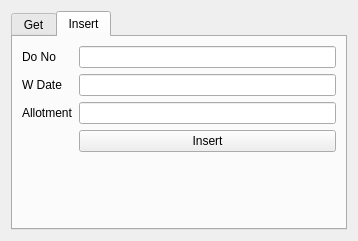
<?xml version="1.0" encoding="UTF-8"?>
<ui version="4.0">
 <class>AllotmentManager</class>
 <widget class="QDialog" name="AllotmentManager">
  <property name="geometry">
   <rect>
    <x>0</x>
    <y>0</y>
    <width>358</width>
    <height>241</height>
   </rect>
  </property>
  <property name="windowTitle">
   <string>Dialog</string>
  </property>
  <layout class="QGridLayout" name="gridLayout">
   <item row="0" column="1">
    <widget class="QTabWidget" name="tabWidget">
     <property name="currentIndex">
      <number>1</number>
     </property>
     <widget class="QWidget" name="get">
      <attribute name="title">
       <string>Get</string>
      </attribute>
      <layout class="QGridLayout" name="gridLayout_2">
       <item row="0" column="0">
        <layout class="QFormLayout" name="get_form">
         <item row="0" column="0">
          <widget class="QLabel" name="doNoLabel">
           <property name="text">
            <string>Do No</string>
           </property>
          </widget>
         </item>
         <item row="0" column="1">
          <widget class="QLineEdit" name="doNoLineEdit"/>
         </item>
         <item row="2" column="0">
          <widget class="QLabel" name="wDateLabel">
           <property name="text">
            <string>W Date</string>
           </property>
          </widget>
         </item>
         <item row="2" column="1">
          <widget class="QLineEdit" name="wDateLineEdit"/>
         </item>
         <item row="3" column="0">
          <widget class="QLabel" name="allotmentLabel">
           <property name="text">
            <string>Allotment</string>
           </property>
          </widget>
         </item>
         <item row="3" column="1">
          <widget class="QLineEdit" name="allotmentLineEdit"/>
         </item>
         <item row="1" column="1">
          <widget class="QPushButton" name="get_button">
           <property name="text">
            <string>Get</string>
           </property>
          </widget>
         </item>
         <item row="4" column="1">
          <widget class="QPushButton" name="update_button">
           <property name="text">
            <string>Update</string>
           </property>
          </widget>
         </item>
        </layout>
       </item>
      </layout>
     </widget>
     <widget class="QWidget" name="insert">
      <attribute name="title">
       <string>Insert</string>
      </attribute>
      <layout class="QGridLayout" name="gridLayout_3">
       <item row="0" column="0">
        <layout class="QFormLayout" name="formLayout">
         <item row="0" column="0">
          <widget class="QLabel" name="doNoLabel_2">
           <property name="text">
            <string>Do No</string>
           </property>
          </widget>
         </item>
         <item row="0" column="1">
          <widget class="QLineEdit" name="doNoLineEdit_2"/>
         </item>
         <item row="1" column="0">
          <widget class="QLabel" name="wDateLabel_2">
           <property name="text">
            <string>W Date</string>
           </property>
          </widget>
         </item>
         <item row="1" column="1">
          <widget class="QLineEdit" name="wDateLineEdit_2"/>
         </item>
         <item row="2" column="0">
          <widget class="QLabel" name="allotmentLabel_2">
           <property name="text">
            <string>Allotment</string>
           </property>
          </widget>
         </item>
         <item row="2" column="1">
          <widget class="QLineEdit" name="allotmentLineEdit_2"/>
         </item>
         <item row="3" column="1">
          <widget class="QPushButton" name="insert_button">
           <property name="text">
            <string>Insert</string>
           </property>
          </widget>
         </item>
        </layout>
       </item>
      </layout>
     </widget>
    </widget>
   </item>
  </layout>
 </widget>
 <resources/>
 <connections/>
</ui>
